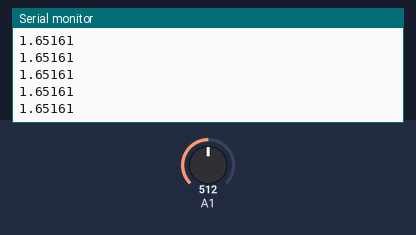
This sketch was run on a simulated Arduino Uno, built with avr-gcc and run on an emulated ATmega328P. Shown: the last lines printed to the serial monitor. The test bench sets the inputs (shaded band); at power-on: A1 = 512.

Above: at 1.2 s.
1.3 s: A1 set to 716
At 1.32 s:
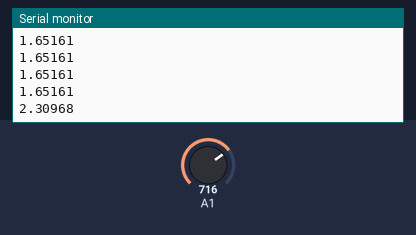
2.8 s: A1 set to 900
At 2.83 s:
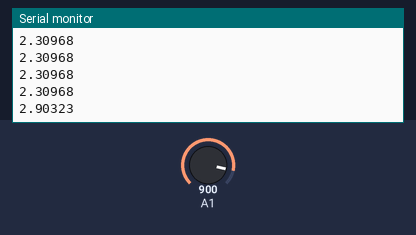
Timing chart, 0 to 5.8 s (numbered marks = the images above; inputs shaded):
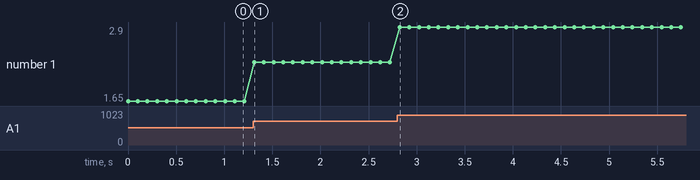

Measured:
- after the input at 1.3 s, the serial monitor: prints a new line at once (image 1)
- after the input at 2.8 s, the serial monitor: prints a new line at once (image 2)
- plotted number 1: 1.65 → 2.31 after the input at 1.3 s, 2.31 → 2.9 after the input at 2.8 s

The sketch:

LunaSat_Solar_Panel_Voltage_copy_20230427135932.ino
```cpp
void setup() {
  Serial.begin(9600);
}


void loop() {
  int solarCellReading = analogRead(A1);
  float voltage = solarCellReading * (3.3 / 1023.0);

  Serial.println(voltage, 5);
  delay(100);
}
```
